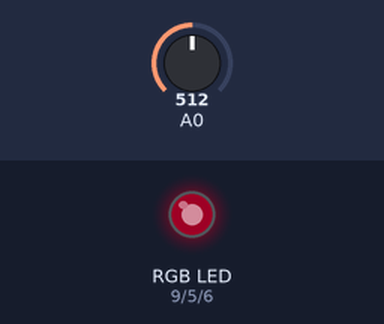
The sketch below on a simulated Arduino Uno, built with avr-gcc and run on an emulated ATmega328P. Shown: an RGB LED mixed from three pins (HIGH = lit). The test bench sets the inputs (shaded band); at power-on: A0 = 512. Dim RGB values are drawn brighter than linear; what the sketch prints to the serial monitor is not drawn.

Above: at 1.2 s.
1.3 s: A0 set to 716
At 2.2 s:
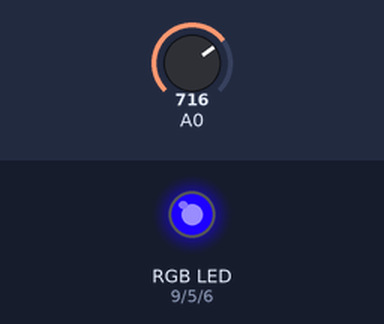
2.8 s: A0 set to 687
At 3.4 s:
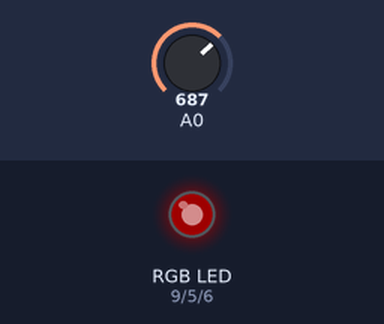
4.3 s: A0 set to 660
7.3 s: A0 set to 637
At 8.0 s:
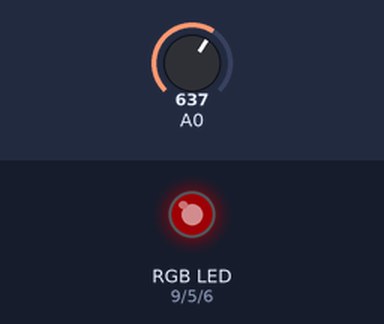
Timing chart, 0 to 9.8 s (numbered marks = the images above; inputs shaded):
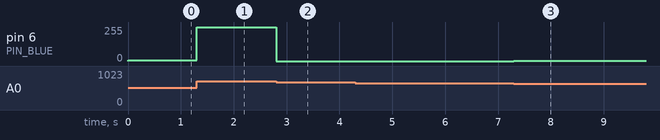

Measured:
- the behaviour switches between 694 and 693 on A0 (found by bisection; images 1 and 2)
- after the input at 1.3 s, pin 6 (PIN_BLUE): 7/255 → 254/255 at once
- after the input at 2.8 s, pin 6 (PIN_BLUE): 254/255 → 0/255 at once
- after the input at 7.3 s, pin 6 (PIN_BLUE): 0/255 → 1/255 at once

The sketch:

ex8.ino
```cpp
const uint8_t PIN_RED = 9;
const uint8_t PIN_GREEN = 5;
const uint8_t PIN_BLUE = 6;

int intensity = 30;

void setup() {
  // put your setup code here, to run once:

  Serial.begin(115200);

  pinMode(A0, INPUT);
  pinMode(PIN_RED, OUTPUT);
  pinMode(PIN_GREEN, OUTPUT);
  pinMode(PIN_BLUE, OUTPUT);
  analogWrite(PIN_RED, intensity);
  analogWrite(PIN_GREEN, 0);
}

int blueValue(float volt) {
  return (int)(intensity*(1.0-volt/3.3));
}


void loop() {
  // put your main code here, to run repeatedly:

  // We read the value from the A0 pin
  int A0Value = analogRead(A0);

  // The total range of 3.3V is represented as integer values in the range 0,...,1023 (10 bit)
  // Therefore to convert the input value to volts we have to multiply by 3.3/1023
  // The maximum value read at A0 is 671

  float voltage = (float)A0Value * (3.3 / 671.0);

  Serial.print("Voltage: ");
  Serial.print(voltage, 3);
  Serial.println("V");


  analogWrite(PIN_BLUE, blueValue(voltage));

}
```
